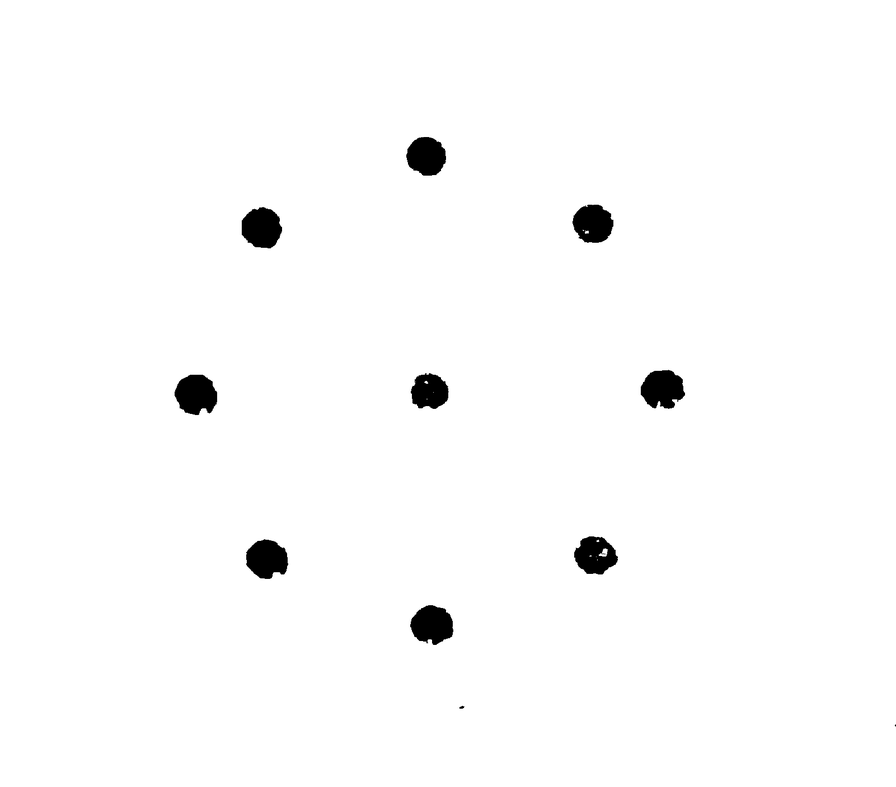
#> input picture mxyr/chuli.png, 896 x 787 px, shrunk from 1601 x 1407 before the run
$ python '识别模块.py'
#> lines starting #> are read from the running program, lines starting #| are printed output that depends on the picture; after the words box and inside, x2 and y2 are one past the last pixel; in counts of white or black regions, pixels touching at a corner belong together
import cv2
import numpy as np

cimg = cv2.imread("chuli.png")
#> cimg is the input picture: shape (787, 896, 3); min 0, max 255, mean 251
img = cv2.cvtColor(cimg, cv2.COLOR_BGR2GRAY)
img = cv2.medianBlur(img, 5)
# cimg = cv2.cvtColor(img, cv2.COLOR_GRAY2BGR)

circles = cv2.HoughCircles(
    img, cv2.HOUGH_GRADIENT, 1, 50, param1=60, param2=10, minRadius=10, maxRadius=50
)
#> circles = [[425.5, 155.5, 18.8], [194.5, 393.5, 20], [260.5, 226.5, 19.6], [266.5, 558.5, 19.4], [431.5, 625.5, 21], [662.5, 390.5, 21.3], [593.5, 224.5, 18.3], [429.5, 390.5, 18.2], [594.5, 552.5, 20.2]]


circles = np.uint16(np.around(circles))
#> circles = [[426, 156, 19], [194, 394, 20], [260, 226, 20], [266, 558, 19], [432, 626, 21], [662, 390, 21], [594, 224, 18], [430, 390, 18], [594, 552, 20]]

print(len(circles))
#| 1
print(circles)
#| [[[426 156  19]
#|   [194 394  20]
#|   [260 226  20]
#|   [266 558  19]
#|   [432 626  21]
#|   [662 390  21]
#|   [594 224  18]
#|   [430 390  18]
#|   [594 552  20]]]
n = 0
for i in circles[0, :]:
    if n < 9:
        # Draw outer circle (blue)
        cv2.circle(cimg, (i[0], i[1]), i[2], (0, 255, 0), 2)

        # Draw Center (red)
        cv2.circle(cimg, (i[0], i[1]), 2, (0, 0, 255), 3)

        n = n + 1
        name = "test" + str(n) + ".png"
        cv2.imwrite(name, cimg)
#> this loop made 9 passes
#> pass 2, `cv2.imwrite(name, cimg)`:
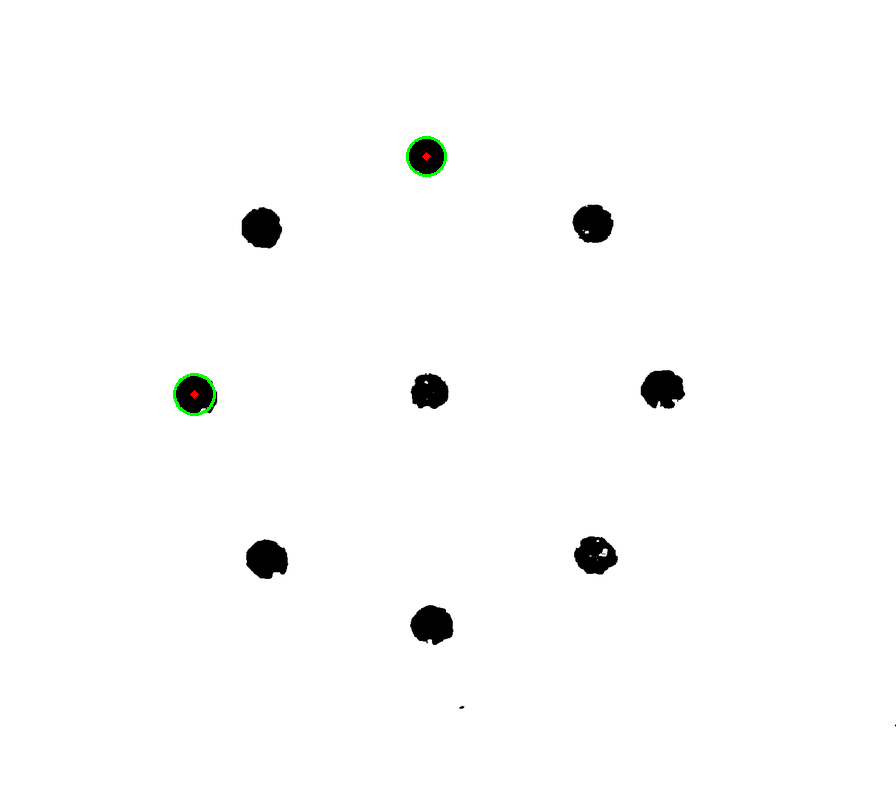
#> saved as test2.png: shape (787, 896, 3); mean B, G, R 250.9, 251.2, 251
#> after the loop:
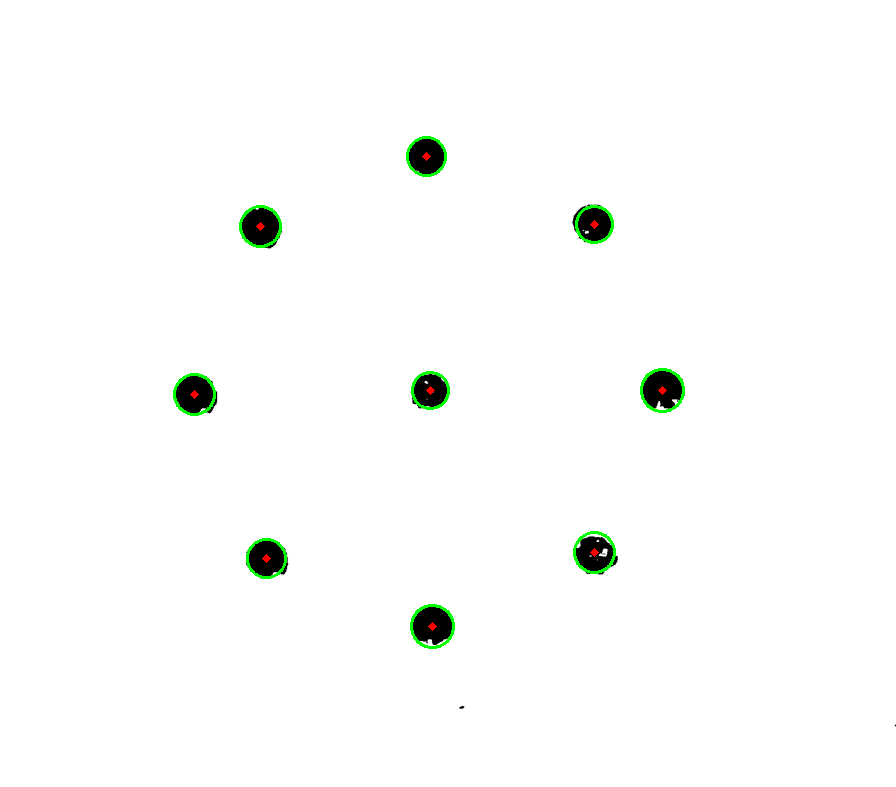
#> cimg: shape (787, 896, 3); 0.53% of pixels changed, all inside (x1, y1, x2, y2) = (173, 136, 685, 649)
#> after the loop, n = 9
        # cv2.imshow(name, cimg)
        # cv2.waitKey(0)
        # cv2.destroyAllWindows()

$ run again, with mxyr/test1.png copied over mxyr/chuli.png
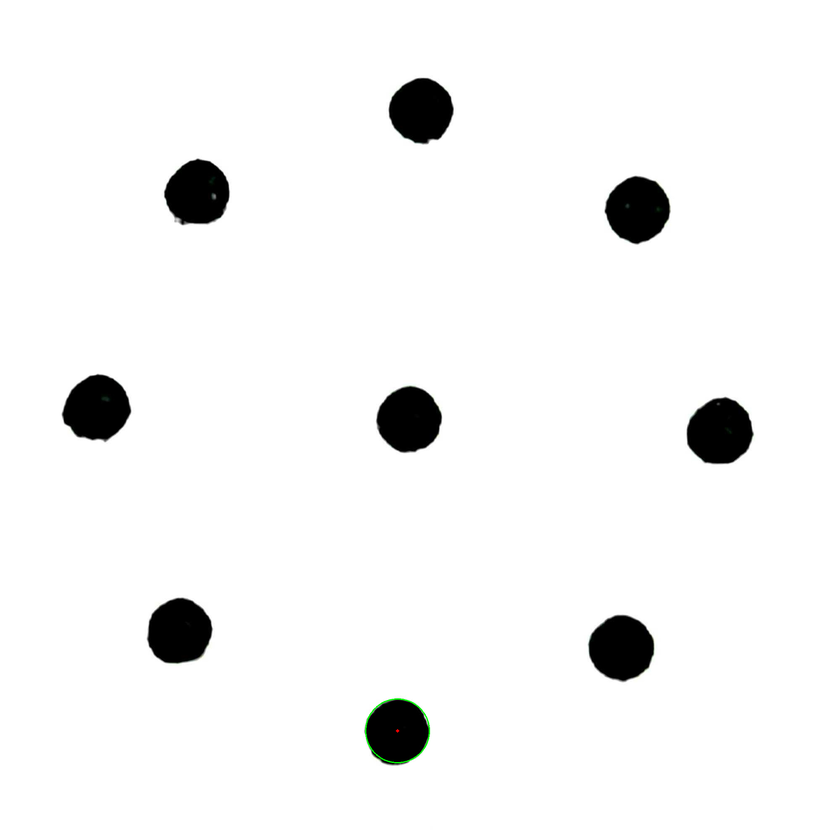
#> input picture mxyr/test1.png, 840 x 840 px, shrunk from 2004 x 2005 before the run
#> cimg is the input picture: shape (840, 840, 3); mean B, G, R 244.3, 244.4, 244.3
#> `circles = cv2.HoughCircles( img, cv2.HOUGH_GRADIENT, 1, 50, param1=60,..`: circles = [[637.5, 209.5, 32.2], [408.5, 418.5, 32.7], [718.5, 430.5, 33.1], [179.5, 629.5, 31.3], [396.5, 731.5, 30.7], [621.5, 646.5, 33], [196.5, 191.5, 32.9], [420.5, 111.5, 31.9], [96.5, 407.5, 32.2]]
#> `circles = np.uint16(np.around(circles))`: circles = [[638, 210, 32], [408, 418, 33], [718, 430, 33], [180, 630, 31], [396, 732, 31], [622, 646, 33], [196, 192, 33], [420, 112, 32], [96, 408, 32]]
#| 1
#| [[[638 210  32]
#|   [408 418  33]
#|   [718 430  33]
#|   [180 630  31]
#|   [396 732  31]
#|   [622 646  33]
#> (further printed lines are left out)
#> the loop `for i in circles[0, :]:` made 9 passes
#> pass 1, `cv2.imwrite(name, cimg)`:
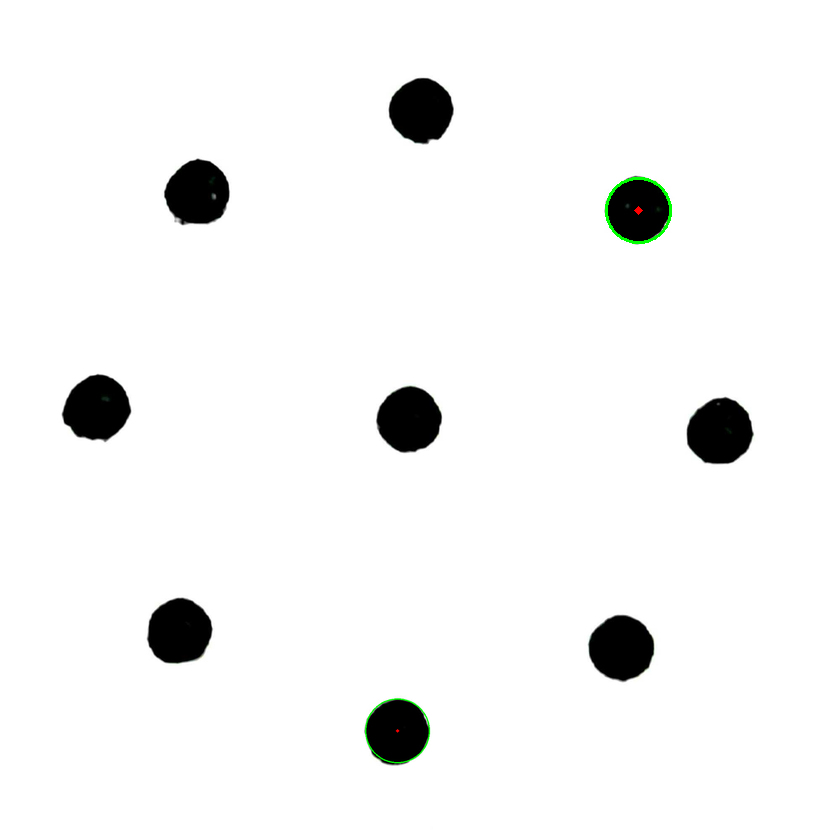
#> saved as test1.png: shape (840, 840, 3); mean B, G, R 244.2, 244.5, 244.2
#> after the loop `for i in circles[0, :]:`:
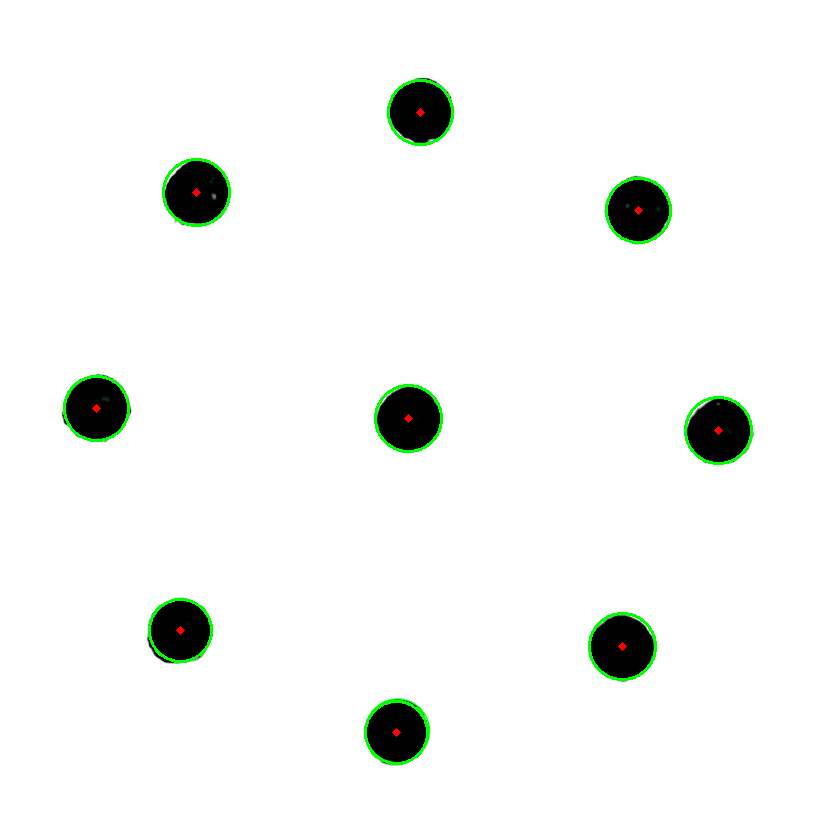
#> cimg: shape (840, 840, 3); 0.83% of pixels changed, all inside (x1, y1, x2, y2) = (63, 79, 753, 765)
#> after the loop `for i in circles[0, :]:`: n = 9
